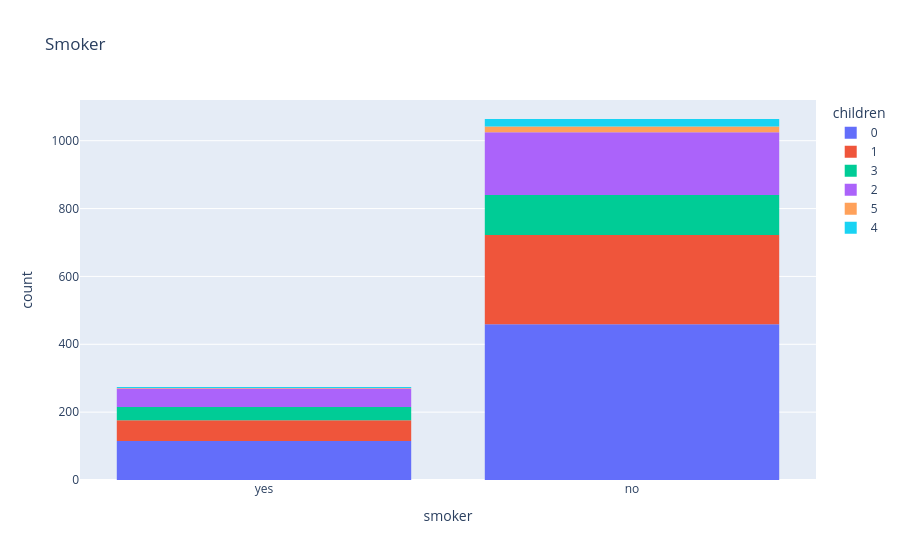

Notebook code cell kept with this figure:
### Code cell
px.histogram(df,x='smoker',color='children',title='Smoker')

### Figure 1 — Plotly figure (JSON) as saved in the notebook; plotly's stock layout.template omitted (floating-point values rounded to 4 significant figures; data arrays with more than 128 entries replaced by an {"elided": "..."} marker saying what was removed)
{"data": [{"alignmentgroup": "True", "bingroup": "x", "hovertemplate": "children=0<br>smoker=%{x}<br>count=%{y}<extra></extra>", "legendgroup": "0", "marker": {"color": "#636efa", "pattern": {"shape": ""}}, "name": "0", "offsetgroup": "0", "orientation": "v", "showlegend": true, "type": "histogram", "x": {"elided": "574 str values"}, "xaxis": "x", "yaxis": "y"}, {"alignmentgroup": "True", "bingroup": "x", "hovertemplate": "children=1<br>smoker=%{x}<br>count=%{y}<extra></extra>", "legendgroup": "1", "marker": {"color": "#EF553B", "pattern": {"shape": ""}}, "name": "1", "offsetgroup": "1", "orientation": "v", "showlegend": true, "type": "histogram", "x": {"elided": "324 str values"}, "xaxis": "x", "yaxis": "y"}, {"alignmentgroup": "True", "bingroup": "x", "hovertemplate": "children=3<br>smoker=%{x}<br>count=%{y}<extra></extra>", "legendgroup": "3", "marker": {"color": "#00cc96", "pattern": {"shape": ""}}, "name": "3", "offsetgroup": "3", "orientation": "v", "showlegend": true, "type": "histogram", "x": {"elided": "157 str values"}, "xaxis": "x", "yaxis": "y"}, {"alignmentgroup": "True", "bingroup": "x", "hovertemplate": "children=2<br>smoker=%{x}<br>count=%{y}<extra></extra>", "legendgroup": "2", "marker": {"color": "#ab63fa", "pattern": {"shape": ""}}, "name": "2", "offsetgroup": "2", "orientation": "v", "showlegend": true, "type": "histogram", "x": {"elided": "240 str values"}, "xaxis": "x", "yaxis": "y"}, {"alignmentgroup": "True", "bingroup": "x", "hovertemplate": "children=5<br>smoker=%{x}<br>count=%{y}<extra></extra>", "legendgroup": "5", "marker": {"color": "#FFA15A", "pattern": {"shape": ""}}, "name": "5", "offsetgroup": "5", "orientation": "v", "showlegend": true, "type": "histogram", "x": ["no", "no", "no", "no", "no", "no", "no", "no", "no", "no", "no", "no", "no", "yes", "no", "no", "no", "no"], "xaxis": "x", "yaxis": "y"}, {"alignmentgroup": "True", "bingroup": "x", "hovertemplate": "children=4<br>smoker=%{x}<br>count=%{y}<extra></extra>", "legendgroup": "4", "marker": {"color": "#19d3f3", "pattern": {"shape": ""}}, "name": "4", "offsetgroup": "4", "orientation": "v", "showlegend": true, "type": "histogram", "x": ["no", "no", "no", "no", "no", "no", "no", "no", "no", "yes", "yes", "no", "no", "no", "no", "no", "no", "no", "no", "no", "no", "no", "no", "yes", "no"], "xaxis": "x", "yaxis": "y"}], "layout": {"barmode": "relative", "legend": {"title": {"text": "children"}, "tracegroupgap": 0}, "title": {"text": "Smoker"}, "xaxis": {"anchor": "y", "domain": [0, 1], "title": {"text": "smoker"}}, "yaxis": {"anchor": "x", "domain": [0, 1], "title": {"text": "count"}}}}
